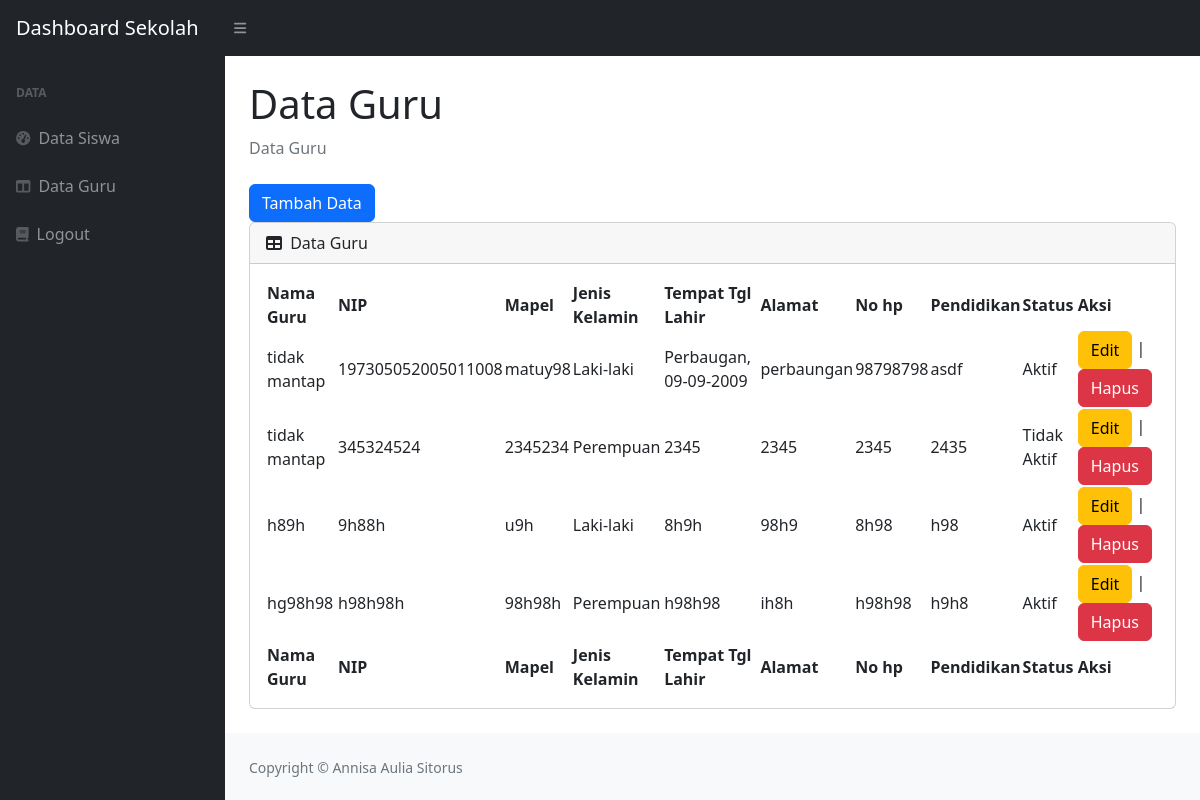
Screenshot of /guru.php with the database file from the repository.
### tables this page shows
CREATE TABLE `guru` (
  `id` int(11) NOT NULL,
  `nama_guru` varchar(50) NOT NULL,
  `nip` varchar(20) NOT NULL,
  `mata_pelajaran` varchar(50) NOT NULL,
  `jenis_kelamin` varchar(50) NOT NULL,
  `tempat_tanggal_lahir` varchar(100) NOT NULL,
  `alamat` varchar(100) NOT NULL,
  `no_hp` varchar(20) DEFAULT NULL,
  `pendidikan_terakhir` varchar(50) NOT NULL,
  `status` varchar(50) NOT NULL
);

### guru.php (the view, shortened to what this page needs)
<!DOCTYPE html>
<html lang="en">
<head>
    <link href="https://cdn.jsdelivr.net/npm/simple-datatables@7.1.2/dist/style.min.css" rel="stylesheet" />
    <link href="css/styles.css" rel="stylesheet" />
</head>
<body class="sb-nav-fixed">
    <nav class="sb-topnav navbar navbar-expand navbar-dark bg-dark">
        <a class="navbar-brand ps-3" href="index.php">Dashboard Sekolah</a>
        <button class="btn btn-link btn-sm order-1 order-lg-0 me-4 me-lg-0" id="sidebarToggle" href="#!"><i class="fas fa-bars"></i></button>
    </nav>
    <div id="layoutSidenav">
        <div id="layoutSidenav_nav">
            <nav class="sb-sidenav accordion sb-sidenav-dark" id="sidenavAccordion">
                <div class="sb-sidenav-menu">
                    <div class="nav">
                        <div class="sb-sidenav-menu-heading">Data</div>
                        <a class="nav-link" href="index.php">
                            <div class="sb-nav-link-icon"><i class="fas fa-tachometer-alt"></i></div>
                            Data Siswa
                        </a>
                        <a class="nav-link" href="guru.php">
                            <div class="sb-nav-link-icon"><i class="fas fa-columns"></i></div>
                            Data Guru
                        </a>
                        <a class="nav-link" href="logout.php">
                            <div class="sb-nav-link-icon"><i class="fas fa-book"></i></div>
                            Logout
                        </a>
                    </div>
                </div>
            </nav>
        </div>
        <div id="layoutSidenav_content">
            <main>
                <div class="container-fluid px-4">
                    <h1 class="mt-4">Data Guru</h1>
                    <ol class="breadcrumb mb-4">
                        <li class="breadcrumb-item active">Data Guru</li>
                    </ol>
                    <a href="tambah_guru.php" class="btn btn-primary">Tambah Data</a>
                    <div class="card mb-4">
                        <div class="card-header">
                            <i class="fas fa-table me-1"></i>
                            Data Guru
                        </div>
                        <?php
                        require_once("koneksi.php");
                        $query = "SELECT * FROM guru";
                        $result = mysqli_query($conn, $query);
                        ?>
                        <div class="card-body">
                            <table id="datatablesSimple">
                                <thead>
                                    <tr>
                                        <th>Nama Guru</th>
                                        <th>NIP</th>
                                        <th>Mapel</th>
                                        <th>Jenis Kelamin</th>
                                        <th>Tempat Tgl Lahir</th>
                                        <th>Alamat</th>
                                        <th>No hp</th>
                                        <th>Pendidikan</th>
                                        <th>Status</th>
                                        <th>Aksi</th>
                                    </tr>
                                </thead>
                                <tfoot>
                                    <tr>
                                        <th>Nama Guru</th>
                                        <th>NIP</th>
                                        <th>Mapel</th>
                                        <th>Jenis Kelamin</th>
                                        <th>Tempat Tgl Lahir</th>
                                        <th>Alamat</th>
                                        <th>No hp</th>
                                        <th>Pendidikan</th>
                                        <th>Status</th>
                                        <th>Aksi</th>
                                    </tr>
                                </tfoot>
                                <tbody>
                                    <?php
                                    while ($row = mysqli_fetch_assoc($result)) {
                                    ?>
                                        <tr>
                                            <td><?php echo $row['nama_guru']; ?></td>
                                            <td><?php echo $row['nip']; ?></td>
                                            <td><?php echo $row['mata_pelajaran']; ?></td>
                                            <td><?php echo $row['jenis_kelamin']; ?></td>
                                            <td><?php echo $row['tempat_tanggal_lahir']; ?></td>
                                            <td><?php echo $row['alamat']; ?></td>
                                            <td><?php echo $row['no_hp']; ?></td>
                                            <td><?php echo $row['pendidikan_terakhir']; ?></td>
                                            <td><?php echo $row['status']; ?></td>
                                            <td>
                                                <a href="edit_guru.php?id=<?php echo $row['id']; ?>" class="btn btn-warning">Edit</a> |
                                                <a href="delete_guru.php?id=<?php echo $row['id']; ?>" onclick="return confirm('Anda yakin ingin menghapus data guru ini?')" class="btn btn-danger">Hapus</a>
                                            </td>
                                        </tr>
                                    <?php
                                    }
                                    ?>
                                </tbody>
                            </table>
                        </div>
                    </div>
                </div>
            </main>
            <footer class="py-4 bg-light mt-auto">
                <div class="container-fluid px-4">
                    <div class="d-flex align-items-center justify-content-between small">
                        <div class="text-muted">Copyright &copy; Annisa Aulia Sitorus</div>
                    </div>
                </div>
            </footer>
        </div>
    </div>
</body>
</html>

### rows the page displays
guru: nama_guru "tidak mantap", nip "197305052005011008", mata_pelajaran "matuy98", jenis_kelamin "Laki-laki", tempat_tanggal_lahir "Perbaugan, 09-09-2009", alamat "perbaungan", no_hp "98798798", pendidikan_terakhir "asdf", status "Aktif"
guru: nama_guru "tidak mantap", nip "345324524", mata_pelajaran "2345234", jenis_kelamin "Perempuan", tempat_tanggal_lahir "2345", alamat "2345", no_hp "2345", pendidikan_terakhir "2435", status "Tidak Aktif"
guru: nama_guru "h89h", nip "9h88h", mata_pelajaran "u9h", jenis_kelamin "Laki-laki", tempat_tanggal_lahir "8h9h", alamat "98h9", no_hp "8h98", pendidikan_terakhir "h98", status "Aktif"
guru: nama_guru "hg98h98", nip "h98h98h", mata_pelajaran "98h98h", jenis_kelamin "Perempuan", tempat_tanggal_lahir "h98h98", alamat "ih8h", no_hp "h98h98", pendidikan_terakhir "h9h8", status "Aktif"
